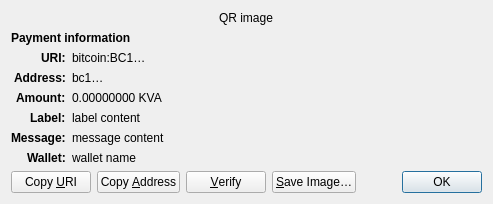
<?xml version="1.0" encoding="UTF-8"?>
<ui version="4.0">
 <class>ReceiveRequestDialog</class>
 <widget class="QDialog" name="ReceiveRequestDialog">
  <property name="geometry">
   <rect>
    <x>0</x>
    <y>0</y>
    <width>413</width>
    <height>229</height>
   </rect>
  </property>
  <property name="windowTitle">
   <string>Request payment to …</string>
  </property>
  <layout class="QGridLayout" name="gridLayout" columnstretch="0,1">
   <property name="sizeConstraint">
    <enum>QLayout::SetFixedSize</enum>
   </property>
   <item row="0" column="0" colspan="2" alignment="Qt::AlignHCenter">
    <widget class="QRImageWidget" name="qr_code">
     <property name="text">
      <string notr="true">QR image</string>
     </property>
     <property name="textInteractionFlags">
      <set>Qt::NoTextInteraction</set>
     </property>
    </widget>
   </item>
   <item row="1" column="0" colspan="2">
    <widget class="QLabel" name="payment_header">
     <property name="font">
      <font>
       <weight>75</weight>
       <bold>true</bold>
      </font>
     </property>
     <property name="text">
      <string>Payment information</string>
     </property>
     <property name="textInteractionFlags">
      <set>Qt::NoTextInteraction</set>
     </property>
    </widget>
   </item>
   <item row="2" column="0" alignment="Qt::AlignRight|Qt::AlignTop">
    <widget class="QLabel" name="uri_tag">
     <property name="font">
      <font>
       <weight>75</weight>
       <bold>true</bold>
      </font>
     </property>
     <property name="text">
      <string notr="true">URI:</string>
     </property>
     <property name="textFormat">
      <enum>Qt::PlainText</enum>
     </property>
     <property name="textInteractionFlags">
      <set>Qt::NoTextInteraction</set>
     </property>
    </widget>
   </item>
   <item row="2" column="1" alignment="Qt::AlignTop">
    <widget class="QLabel" name="uri_content">
     <property name="text">
      <string notr="true">bitcoin:BC1…</string>
     </property>
     <property name="textFormat">
      <enum>Qt::RichText</enum>
     </property>
     <property name="wordWrap">
      <bool>true</bool>
     </property>
     <property name="textInteractionFlags">
      <set>Qt::TextSelectableByMouse</set>
     </property>
    </widget>
   </item>
   <item row="3" column="0" alignment="Qt::AlignRight|Qt::AlignTop">
    <widget class="QLabel" name="address_tag">
     <property name="font">
      <font>
       <weight>75</weight>
       <bold>true</bold>
      </font>
     </property>
     <property name="text">
      <string>Address:</string>
     </property>
     <property name="textInteractionFlags">
      <set>Qt::NoTextInteraction</set>
     </property>
    </widget>
   </item>
   <item row="3" column="1" alignment="Qt::AlignTop">
    <widget class="QLabel" name="address_content">
     <property name="text">
      <string notr="true">bc1…</string>
     </property>
     <property name="textFormat">
      <enum>Qt::PlainText</enum>
     </property>
     <property name="textInteractionFlags">
      <set>Qt::TextSelectableByMouse</set>
     </property>
    </widget>
   </item>
   <item row="4" column="0" alignment="Qt::AlignRight|Qt::AlignTop">
    <widget class="QLabel" name="amount_tag">
     <property name="font">
      <font>
       <weight>75</weight>
       <bold>true</bold>
      </font>
     </property>
     <property name="text">
      <string>Amount:</string>
     </property>
     <property name="textInteractionFlags">
      <set>Qt::NoTextInteraction</set>
     </property>
    </widget>
   </item>
   <item row="4" column="1" alignment="Qt::AlignTop">
    <widget class="QLabel" name="amount_content">
     <property name="text">
      <string notr="true">0.00000000 KVA</string>
     </property>
     <property name="textFormat">
      <enum>Qt::PlainText</enum>
     </property>
     <property name="textInteractionFlags">
      <set>Qt::TextSelectableByMouse</set>
     </property>
    </widget>
   </item>
   <item row="5" column="0" alignment="Qt::AlignRight|Qt::AlignTop">
    <widget class="QLabel" name="label_tag">
     <property name="font">
      <font>
       <weight>75</weight>
       <bold>true</bold>
      </font>
     </property>
     <property name="text">
      <string>Label:</string>
     </property>
     <property name="textInteractionFlags">
      <set>Qt::NoTextInteraction</set>
     </property>
    </widget>
   </item>
   <item row="5" column="1" alignment="Qt::AlignTop">
    <widget class="QLabel" name="label_content">
     <property name="text">
      <string notr="true">label content</string>
     </property>
     <property name="textFormat">
      <enum>Qt::PlainText</enum>
     </property>
     <property name="wordWrap">
      <bool>true</bool>
     </property>
     <property name="textInteractionFlags">
      <set>Qt::TextSelectableByMouse</set>
     </property>
    </widget>
   </item>
   <item row="6" column="0" alignment="Qt::AlignRight|Qt::AlignTop">
    <widget class="QLabel" name="message_tag">
     <property name="font">
      <font>
       <weight>75</weight>
       <bold>true</bold>
      </font>
     </property>
     <property name="text">
      <string>Message:</string>
     </property>
     <property name="textInteractionFlags">
      <set>Qt::NoTextInteraction</set>
     </property>
    </widget>
   </item>
   <item row="6" column="1" alignment="Qt::AlignTop">
    <widget class="QLabel" name="message_content">
     <property name="text">
      <string notr="true">message content</string>
     </property>
     <property name="textFormat">
      <enum>Qt::PlainText</enum>
     </property>
     <property name="wordWrap">
      <bool>true</bool>
     </property>
     <property name="textInteractionFlags">
      <set>Qt::TextSelectableByMouse</set>
     </property>
    </widget>
   </item>
   <item row="7" column="0" alignment="Qt::AlignRight|Qt::AlignTop">
    <widget class="QLabel" name="wallet_tag">
     <property name="font">
      <font>
       <weight>75</weight>
       <bold>true</bold>
      </font>
     </property>
     <property name="text">
      <string>Wallet:</string>
     </property>
     <property name="textInteractionFlags">
      <set>Qt::NoTextInteraction</set>
     </property>
    </widget>
   </item>
   <item row="7" column="1" alignment="Qt::AlignTop">
    <widget class="QLabel" name="wallet_content">
     <property name="text">
      <string notr="true">wallet name</string>
     </property>
     <property name="textFormat">
      <enum>Qt::PlainText</enum>
     </property>
     <property name="wordWrap">
      <bool>true</bool>
     </property>
     <property name="textInteractionFlags">
      <set>Qt::TextSelectableByMouse</set>
     </property>
    </widget>
   </item>
   <item row="8" column="0" colspan="2">
    <layout class="QHBoxLayout" name="horizontalLayout">
     <item>
      <widget class="QPushButton" name="btnCopyURI">
       <property name="text">
        <string>Copy &amp;URI</string>
       </property>
       <property name="autoDefault">
        <bool>false</bool>
       </property>
      </widget>
     </item>
     <item>
      <widget class="QPushButton" name="btnCopyAddress">
       <property name="text">
        <string>Copy &amp;Address</string>
       </property>
       <property name="autoDefault">
        <bool>false</bool>
       </property>
      </widget>
     </item>
     <item>
      <widget class="QPushButton" name="btnVerify">
       <property name="text">
        <string>&amp;Verify</string>
       </property>
       <property name="toolTip">
        <string>Verify this address on e.g. a hardware wallet screen</string>
       </property>
       <property name="autoDefault">
        <bool>false</bool>
       </property>
      </widget>
     </item>
     <item>
      <widget class="QPushButton" name="btnSaveAs">
       <property name="text">
        <string>&amp;Save Image…</string>
       </property>
       <property name="autoDefault">
        <bool>false</bool>
       </property>
      </widget>
     </item>
     <item>
      <spacer name="horizontalSpacer_2">
       <property name="orientation">
        <enum>Qt::Horizontal</enum>
       </property>
       <property name="sizeHint" stdset="0">
        <size>
         <width>40</width>
         <height>20</height>
        </size>
       </property>
      </spacer>
     </item>
     <item>
      <widget class="QDialogButtonBox" name="buttonBox">
       <property name="focusPolicy">
        <enum>Qt::StrongFocus</enum>
       </property>
       <property name="standardButtons">
        <set>QDialogButtonBox::Ok</set>
       </property>
      </widget>
     </item>
    </layout>
   </item>
  </layout>
 </widget>
 <customwidgets>
  <customwidget>
   <class>QRImageWidget</class>
   <extends>QLabel</extends>
   <header>qt/qrimagewidget.h</header>
  </customwidget>
 </customwidgets>
 <tabstops>
  <tabstop>buttonBox</tabstop>
  <tabstop>btnCopyURI</tabstop>
  <tabstop>btnCopyAddress</tabstop>
  <tabstop>btnSaveAs</tabstop>
 </tabstops>
 <resources/>
 <connections>
  <connection>
   <sender>buttonBox</sender>
   <signal>accepted()</signal>
   <receiver>ReceiveRequestDialog</receiver>
   <slot>accept()</slot>
   <hints>
    <hint type="sourcelabel">
     <x>135</x>
     <y>230</y>
    </hint>
    <hint type="destinationlabel">
     <x>135</x>
     <y>126</y>
    </hint>
   </hints>
  </connection>
 </connections>
</ui>
